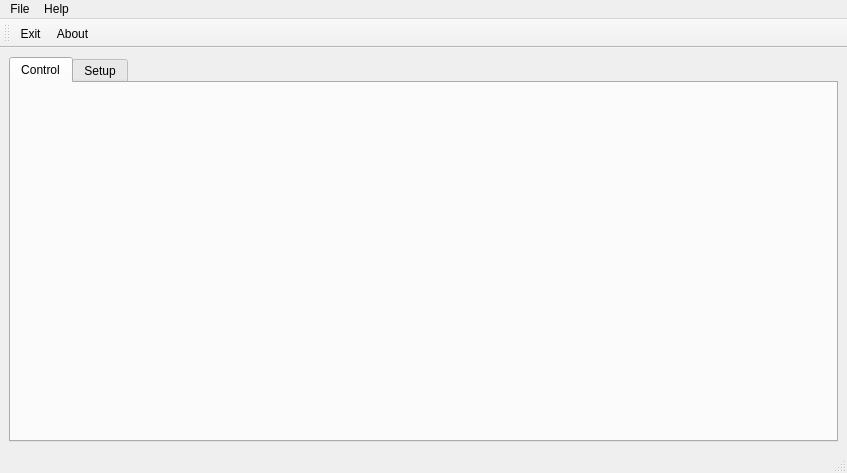
<?xml version="1.0" encoding="UTF-8"?>
<ui version="4.0">
 <class>MainView</class>
 <widget class="QMainWindow" name="MainView">
  <property name="geometry">
   <rect>
    <x>0</x>
    <y>0</y>
    <width>847</width>
    <height>473</height>
   </rect>
  </property>
  <property name="windowTitle">
   <string>Virtual Front Panel - Gating Controller </string>
  </property>
  <property name="windowIcon">
   <iconset resource="../VfpRessources.qrc">
    <normaloff>:/root/Images/Syncor48.png</normaloff>:/root/Images/Syncor48.png</iconset>
  </property>
  <widget class="QWidget" name="centralwidget">
   <layout class="QHBoxLayout" name="horizontalLayout">
    <item>
     <widget class="QTabWidget" name="tabMainView">
      <property name="currentIndex">
       <number>0</number>
      </property>
      <widget class="QWidget" name="tabControl">
       <attribute name="icon">
        <iconset resource="../VfpRessources.qrc">
         <normaloff>:/root/Images/ControlPadW.png</normaloff>:/root/Images/ControlPadW.png</iconset>
       </attribute>
       <attribute name="title">
        <string>Control</string>
       </attribute>
       <layout class="QVBoxLayout" name="verticalLayout">
        <item>
         <layout class="QVBoxLayout" name="loControlTab"/>
        </item>
       </layout>
      </widget>
      <widget class="QWidget" name="tabSetup">
       <attribute name="icon">
        <iconset resource="../VfpRessources.qrc">
         <normaloff>:/root/Images/Setup.png</normaloff>:/root/Images/Setup.png</iconset>
       </attribute>
       <attribute name="title">
        <string>Setup</string>
       </attribute>
       <layout class="QVBoxLayout" name="verticalLayout_2">
        <item>
         <layout class="QVBoxLayout" name="loSetupTab"/>
        </item>
       </layout>
      </widget>
     </widget>
    </item>
   </layout>
  </widget>
  <widget class="QMenuBar" name="menubar">
   <property name="geometry">
    <rect>
     <x>0</x>
     <y>0</y>
     <width>847</width>
     <height>22</height>
    </rect>
   </property>
   <widget class="QMenu" name="menufILE">
    <property name="title">
     <string>File</string>
    </property>
    <addaction name="action_Exit"/>
   </widget>
   <widget class="QMenu" name="menuHelp">
    <property name="title">
     <string>Help</string>
    </property>
    <addaction name="action_About"/>
   </widget>
   <addaction name="menufILE"/>
   <addaction name="menuHelp"/>
  </widget>
  <widget class="QStatusBar" name="statusbar"/>
  <widget class="QToolBar" name="toolBar">
   <property name="windowTitle">
    <string>toolBar</string>
   </property>
   <property name="toolButtonStyle">
    <enum>Qt::ToolButtonTextUnderIcon</enum>
   </property>
   <attribute name="toolBarArea">
    <enum>TopToolBarArea</enum>
   </attribute>
   <attribute name="toolBarBreak">
    <bool>false</bool>
   </attribute>
   <addaction name="action_Exit"/>
   <addaction name="action_About"/>
  </widget>
  <action name="action_Exit">
   <property name="icon">
    <iconset resource="../VfpRessources.qrc">
     <normaloff>:/root/Images/Exit.png</normaloff>:/root/Images/Exit.png</iconset>
   </property>
   <property name="text">
    <string>&amp;Exit</string>
   </property>
  </action>
  <action name="action_About">
   <property name="icon">
    <iconset resource="../VfpRessources.qrc">
     <normaloff>:/root/Images/About.png</normaloff>:/root/Images/About.png</iconset>
   </property>
   <property name="text">
    <string>&amp;About</string>
   </property>
  </action>
 </widget>
 <resources>
  <include location="../VfpRessources.qrc"/>
 </resources>
 <connections/>
</ui>
